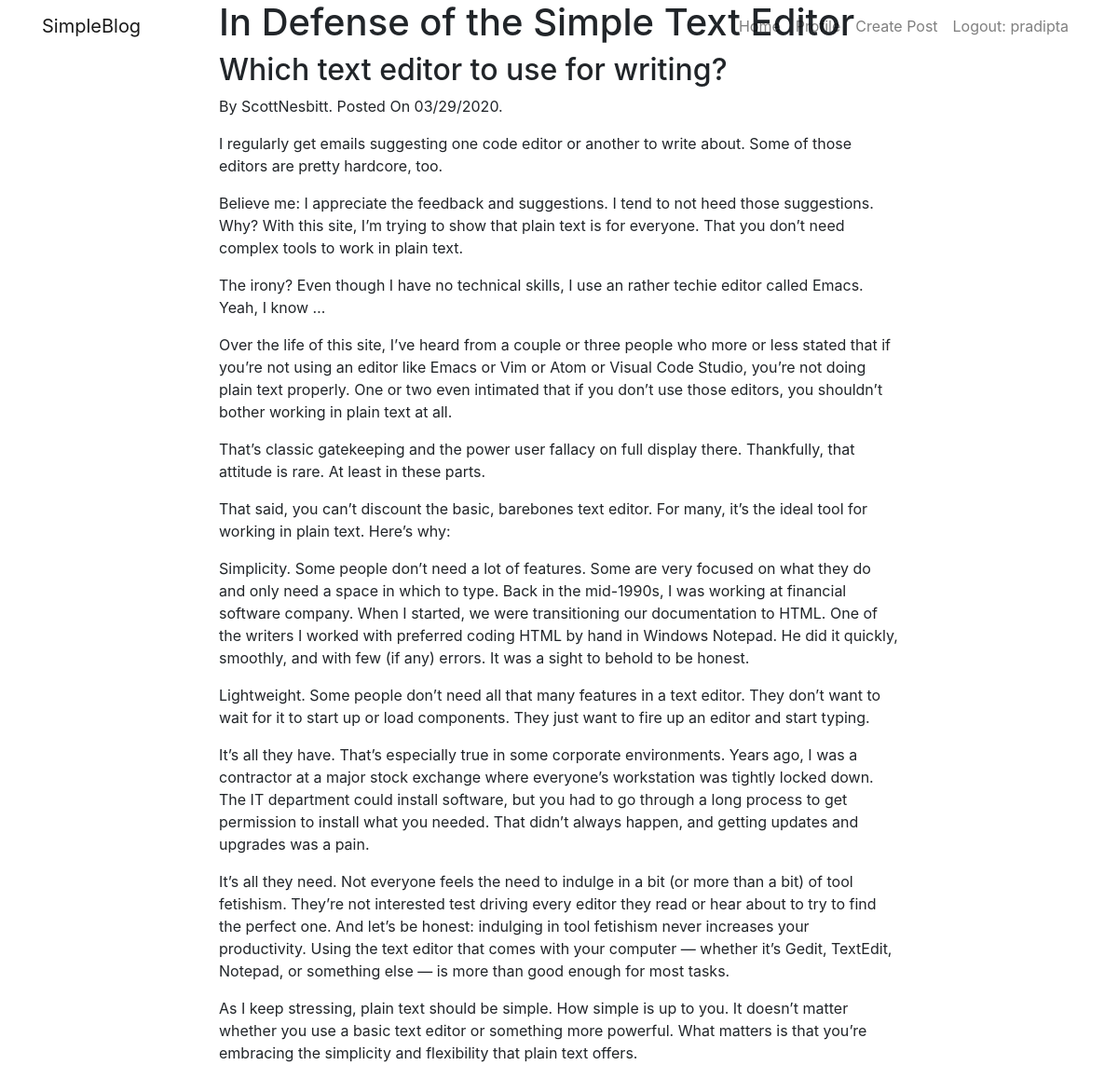
Page /view/3 (signed in) on the committed database.
### core/models.py (models this page shows)
class BlogEntry(models.Model):
    article = models.CharField(max_length=4000)
    heading = models.CharField(max_length=400)
    subheading = models.CharField(max_length=800, default="")
    author = models.ForeignKey(User, on_delete=models.CASCADE, default=None)
    pubDate = models.DateField("Date Published")

### core/views.py (the view)
# urls.py: path('view/<int:blog_id>', views.view, name='view'),
def view(request, blog_id):
    post = BlogEntry.objects.get(id=blog_id)
    return render(request, "view.html", {"post":post})

### core/templates/view.html (shortened to what this page needs)
{% extends 'base.html' %}
{% block header %}
<div class="container">
  <div class="row">
    <div class="col-lg-8 col-md-10 mx-auto">
      <div class="post-heading">
        <h1>{{post.heading}}</h1>
        <h2 class="subheading">{{post.subheading}}</h2>
        <span class="meta">By {{post.author.username }}. Posted On {{post.pubDate|date:"SHORT_DATE_FORMAT"}}.
        </span>
      </div>
    </div>
  </div>
</div>
{% endblock %}
{% block content %}
<article>
  <div class="container">
    <div class="row">
      <div class="col-lg-8 col-md-10 mx-auto">
        <p>{{post.article|linebreaks}}</p>
      </div>
    </div>
  </div>
</article>
{% endblock %}

### core/templates/base.html (shortened to what this page needs)
<!DOCTYPE html>
<html lang="en">
<head>
  {% load static %}
  <link href="{% static 'vendor/bootstrap/css/bootstrap.min.css' %}" rel="stylesheet">
  <link href="{% static 'vendor/fontawesome-free/css/all.min.css' %}" rel="stylesheet" type="text/css">
  <link href="{% static 'css/custom.css' %}" rel="stylesheet">
</head>
<body>
  <nav class="navbar navbar-expand-lg navbar-light fixed-top" id="mainNav">
    <div class="container">
      <a class="navbar-brand" href="index.html">SimpleBlog</a>
      <div class="collapse navbar-collapse" id="navbarResponsive">
        <ul class="navbar-nav ml-auto">
          {% if user.is_authenticated %}
          <li class="nav-item">
            <a class="nav-link" href="{% url 'home' %}"> Home</a>
          </li>
          <li class="nav-item">
            <a class="nav-link" href="{% url 'profile' %}">Profile</a>
          </li>
          <li class="nav-item">
            <a class="nav-link" href="{% url 'createPost' %}">Create Post</a>
          </li>
          <li class="nav-item">
            <a class="nav-link" href="/accounts/logout">Logout: {{user.username}}</a>
          </li>
          {% endif %}
        </ul>
      </div>
    </div>
  </nav>
  <header class="masthead">
    {% block header %}
    {% endblock %}
  </header>
  {% block content %}
  {% endblock %}
</body>
</html>

### rows in the picture
BlogEntry: heading "In Defense of the Simple Text Editor", subheading "Which text editor to use for writing?", author.username "ScottNesbitt", pubDate "03/29/2020", article "I regularly get emails suggesting one code editor or another to write about. Some of those editors are pretty hardcore, too. Believe me: I appreciate the feedback and suggestions. I tend to not heed those suggestions. Why? With this site, I’m trying to show that plain text is for everyone. That you don’t need complex tools to work in plain text. The irony? Even though I have no technical skills, I use an rather techie editor called Emacs. Yeah, I know … Over the life of this site, I’ve heard from a couple or three people who more or less stated that if you’re not using an editor like Emacs or Vim or Atom or Visual Code Studio, you’re not doing plain text properly. One or two even intimated…"

### other values in the picture
{{ user.username }} "pradipta"
